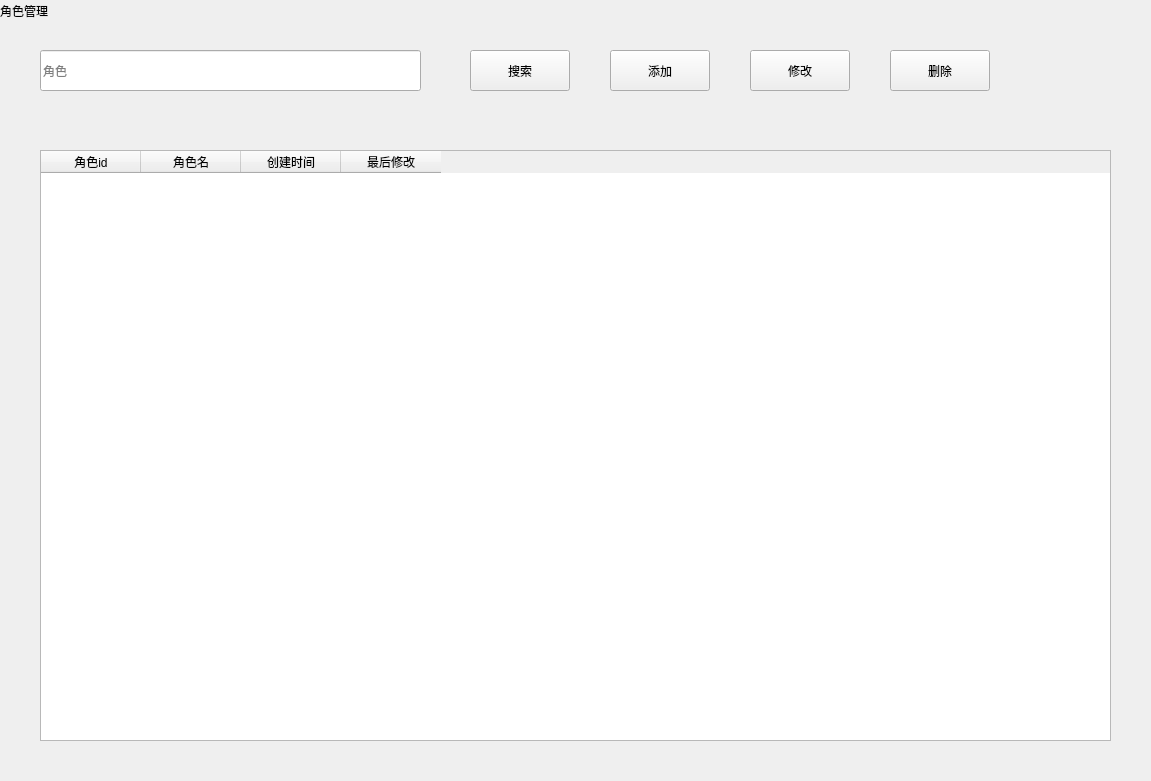
<?xml version="1.0" encoding="UTF-8"?>
<ui version="4.0">
 <class>Role_management</class>
 <widget class="QWidget" name="Role_management">
  <property name="geometry">
   <rect>
    <x>0</x>
    <y>0</y>
    <width>1151</width>
    <height>781</height>
   </rect>
  </property>
  <property name="windowTitle">
   <string>Form</string>
  </property>
  <widget class="QLineEdit" name="lineEdit">
   <property name="geometry">
    <rect>
     <x>40</x>
     <y>50</y>
     <width>381</width>
     <height>41</height>
    </rect>
   </property>
   <property name="placeholderText">
    <string>角色</string>
   </property>
  </widget>
  <widget class="QPushButton" name="pushButton">
   <property name="geometry">
    <rect>
     <x>470</x>
     <y>50</y>
     <width>100</width>
     <height>41</height>
    </rect>
   </property>
   <property name="text">
    <string>搜索</string>
   </property>
  </widget>
  <widget class="QTableWidget" name="tableWidget">
   <property name="geometry">
    <rect>
     <x>40</x>
     <y>150</y>
     <width>1071</width>
     <height>591</height>
    </rect>
   </property>
   <column>
    <property name="text">
     <string>角色id</string>
    </property>
   </column>
   <column>
    <property name="text">
     <string>角色名</string>
    </property>
   </column>
   <column>
    <property name="text">
     <string>创建时间</string>
    </property>
   </column>
   <column>
    <property name="text">
     <string>最后修改</string>
    </property>
   </column>
  </widget>
  <widget class="QLabel" name="label">
   <property name="geometry">
    <rect>
     <x>0</x>
     <y>0</y>
     <width>81</width>
     <height>21</height>
    </rect>
   </property>
   <property name="text">
    <string>角色管理</string>
   </property>
  </widget>
  <widget class="QPushButton" name="increase">
   <property name="geometry">
    <rect>
     <x>610</x>
     <y>50</y>
     <width>100</width>
     <height>41</height>
    </rect>
   </property>
   <property name="text">
    <string>添加</string>
   </property>
  </widget>
  <widget class="QPushButton" name="delete_2">
   <property name="geometry">
    <rect>
     <x>890</x>
     <y>50</y>
     <width>100</width>
     <height>41</height>
    </rect>
   </property>
   <property name="text">
    <string>删除</string>
   </property>
  </widget>
  <widget class="QPushButton" name="modify">
   <property name="geometry">
    <rect>
     <x>750</x>
     <y>50</y>
     <width>100</width>
     <height>41</height>
    </rect>
   </property>
   <property name="text">
    <string>修改</string>
   </property>
  </widget>
 </widget>
 <resources/>
 <connections/>
</ui>
